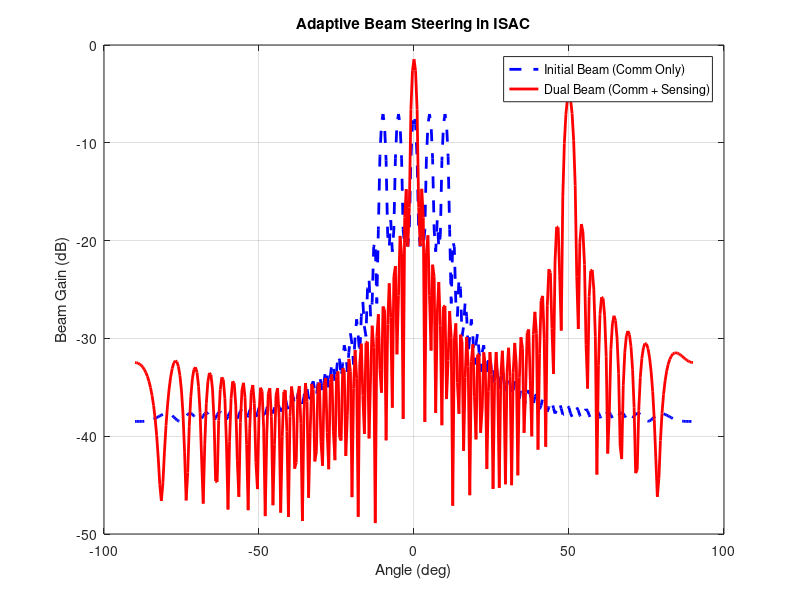

Here is the MATLAB script that generated this plot:
%Initial MRT Beamforming to communication users.
%A reflection at +50° is detected.
%TX then splits its energy between: mean comm beam and sensing beam toward the object.

clc; clear;

%% Parameters
M = 64;         % Number of TX antennas
K = 5;          % Number of users (Rx)
fc = 28e9;      % Carrier frequency (28 GHz)
c = 3e8;        % Speed of light
lambda = c/fc;
d = lambda/2;   % Antenna spacing

angles_comm = [-10, -5, 0, 5, 10]; % User angles in degrees
theta_comm_rad = deg2rad(angles_comm);

% Generate channel matrix H (Line of Sight only for simplicity)
H = zeros(K, M);
for k = 1:K
    a_tx = exp(j*2*pi*d*(0:M-1)'*sin(theta_comm_rad(k))/lambda) / sqrt(M);
    H(k,:) = a_tx';
end

%% Initial Beamforming (Communication Only)
% Perform MRT (maximum ratio transmission)
T_comm = H' * inv(H*H' + 1e-6*eye(K));  % Precoder
T_comm = T_comm / norm(T_comm,'fro');   % Normalize

% Visualize beam pattern
theta_scan = -90:0.5:90;
a_scan = @(theta) exp(1j*2*pi*d*(0:M-1)'*sin(deg2rad(theta))/lambda) / sqrt(M);

beam_pattern_comm = zeros(size(theta_scan));
for i = 1:length(theta_scan)
    a = a_scan(theta_scan(i));
    beam_pattern_comm(i) = norm(a' * T_comm,2)^2;
end

%% Simulate movement detection (e.g., reflection at +50 degrees)
movement_detected = true;
theta_obj = 50; % Detected object AoA [deg]
theta_obj_rad = deg2rad(theta_obj);

%% Adaptive Beamforming: Dual Beam
% 1 beam to communication users, 1 beam to detected object

% Communication beam (average direction)
mean_comm_angle = mean(theta_comm_rad);
a_comm = exp(1j*2*pi*d*(0:M-1)'*sin(mean_comm_angle)/lambda) / sqrt(M);

% Sensing beam (toward object)
a_obj = exp(1j*2*pi*d*(0:M-1)'*sin(theta_obj_rad)/lambda) / sqrt(M);

% Power allocation (e.g., 70% comm, 30% sensing)
alpha = sqrt(0.7);
beta = sqrt(0.3);
w_dual = alpha*a_comm + beta*a_obj;

%% Visualize updated beam pattern
beam_pattern_dual = zeros(size(theta_scan));
for i = 1:length(theta_scan)
    a = a_scan(theta_scan(i));
    beam_pattern_dual(i) = abs(a' * w_dual)^2;
end

%% Plot results
figure;
plot(theta_scan, 10*log10(beam_pattern_comm), 'b--', 'LineWidth', 2); hold on;
plot(theta_scan, 10*log10(beam_pattern_dual), 'r-', 'LineWidth', 2);
xlabel('Angle (deg)'); ylabel('Beam Gain (dB)');
legend('Initial Beam (Comm Only)', 'Dual Beam (Comm + Sensing)');
title('Adaptive Beam Steering in ISAC');
grid on;
